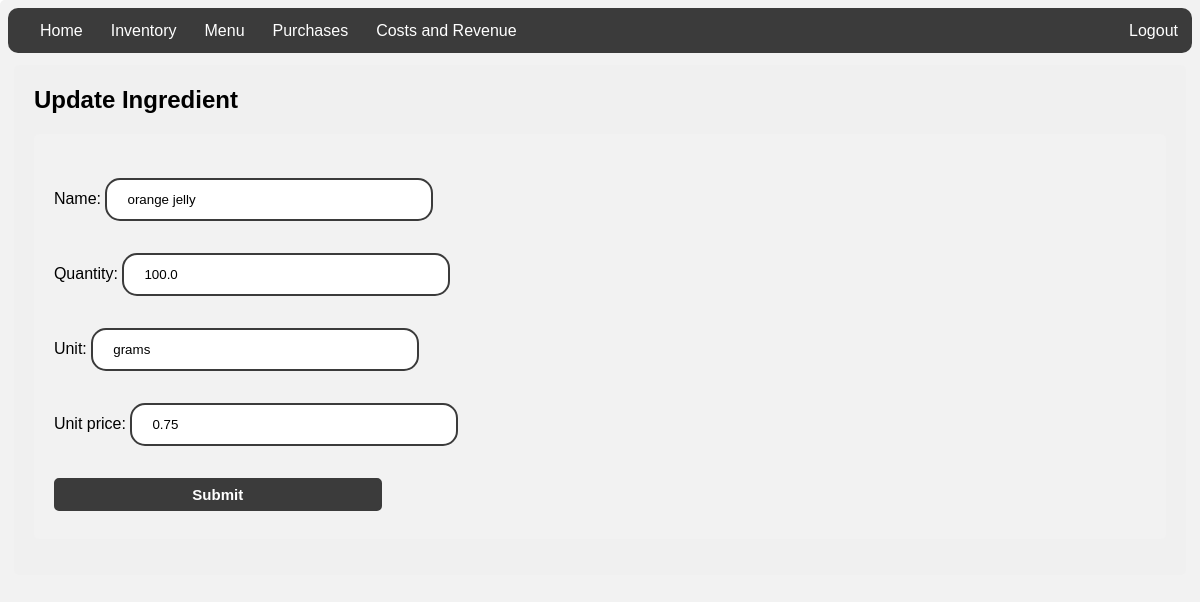
Page /ingredient/update/6 (signed in) on the committed database.
### inventory/models.py (models this page shows, shortened)
class Ingredient(models.Model):
    name = models.CharField(max_length=30)
    quantity = models.FloatField(default=0)
    unit = models.CharField(max_length=30)
    unit_price = models.FloatField(default=0)
    total_price = models.IntegerField(default=0)

### inventory/views.py (the view)
# urls.py: path('ingredient/update/<pk>', views.IngredientUpdate.as_view(), name="ingredientupdate"),
class IngredientUpdate(LoginRequiredMixin, UpdateView):
   model = Ingredient
   template_name = 'inventory/ingredient_update_form.html'
   form_class = IngredientUpdateForm

### inventory/forms.py
class IngredientUpdateForm(forms.ModelForm):
    class Meta:
        model = Ingredient
        fields = ('name', 'quantity', 'unit', 'unit_price')

### inventory/templates/inventory/ingredient_update_form.html
{% extends './base.html' %}
{% block content %}
<h2>Update Ingredient</h2>
<form method="post">
<div>
  {% csrf_token %} {{ form.as_p }}
  <input class="btn" type="submit" value="Submit" />
</div>
</form>
{% endblock %}

### inventory/templates/inventory/base.html (style rules this page uses)
body { font-family: Arial, Helvetica, sans-serif; }
input { width: 30%; padding: 12px 20px; margin: 8px 0; display: inline-block; border-width: 2px; border-color: #3b3b3b; background-color: #ffffff; border-style: solid; border-radius: 15px; text-shadow: 0px 0px 0px rgba(66,66,66,.0); }
.btn { background-color:#3B3B3B; border-radius:5px; display:inline-block; cursor:pointer; color:#ffffff; font-size:15px; font-weight:bold; padding:6px 18px; text-decoration:none; }
div { border-radius: 5px; background-color: #f2f2f2; padding: 20px; }

### rows in the picture
Ingredient: name "orange jelly", quantity "100.0", unit "grams", unit_price "0.75"
